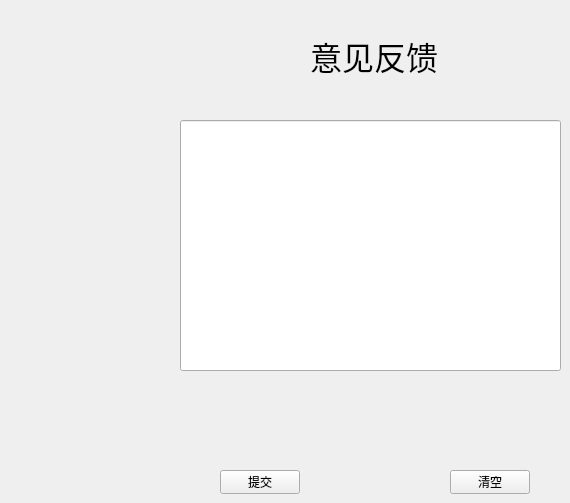
      <widget class="QWidget" name="page_5">
       <widget class="QLabel" name="label_48">
        <property name="geometry">
         <rect>
          <x>310</x>
          <y>30</y>
          <width>201</width>
          <height>51</height>
         </rect>
        </property>
        <property name="font">
         <font>
          <family>微软雅黑</family>
          <pointsize>24</pointsize>
         </font>
        </property>
        <property name="layoutDirection">
         <enum>Qt::LeftToRight</enum>
        </property>
        <property name="text">
         <string>意见反馈</string>
        </property>
       </widget>
       <widget class="QPushButton" name="handole">
        <property name="geometry">
         <rect>
          <x>220</x>
          <y>470</y>
          <width>80</width>
          <height>24</height>
         </rect>
        </property>
        <property name="text">
         <string>提交</string>
        </property>
       </widget>
       <widget class="QPushButton" name="clearThought">
        <property name="geometry">
         <rect>
          <x>450</x>
          <y>470</y>
          <width>80</width>
          <height>24</height>
         </rect>
        </property>
        <property name="text">
         <string>清空</string>
        </property>
       </widget>
       <widget class="QLineEdit" name="thoughtBack">
        <property name="geometry">
         <rect>
          <x>180</x>
          <y>120</y>
          <width>381</width>
          <height>251</height>
         </rect>
        </property>
       </widget>
      </widget>
